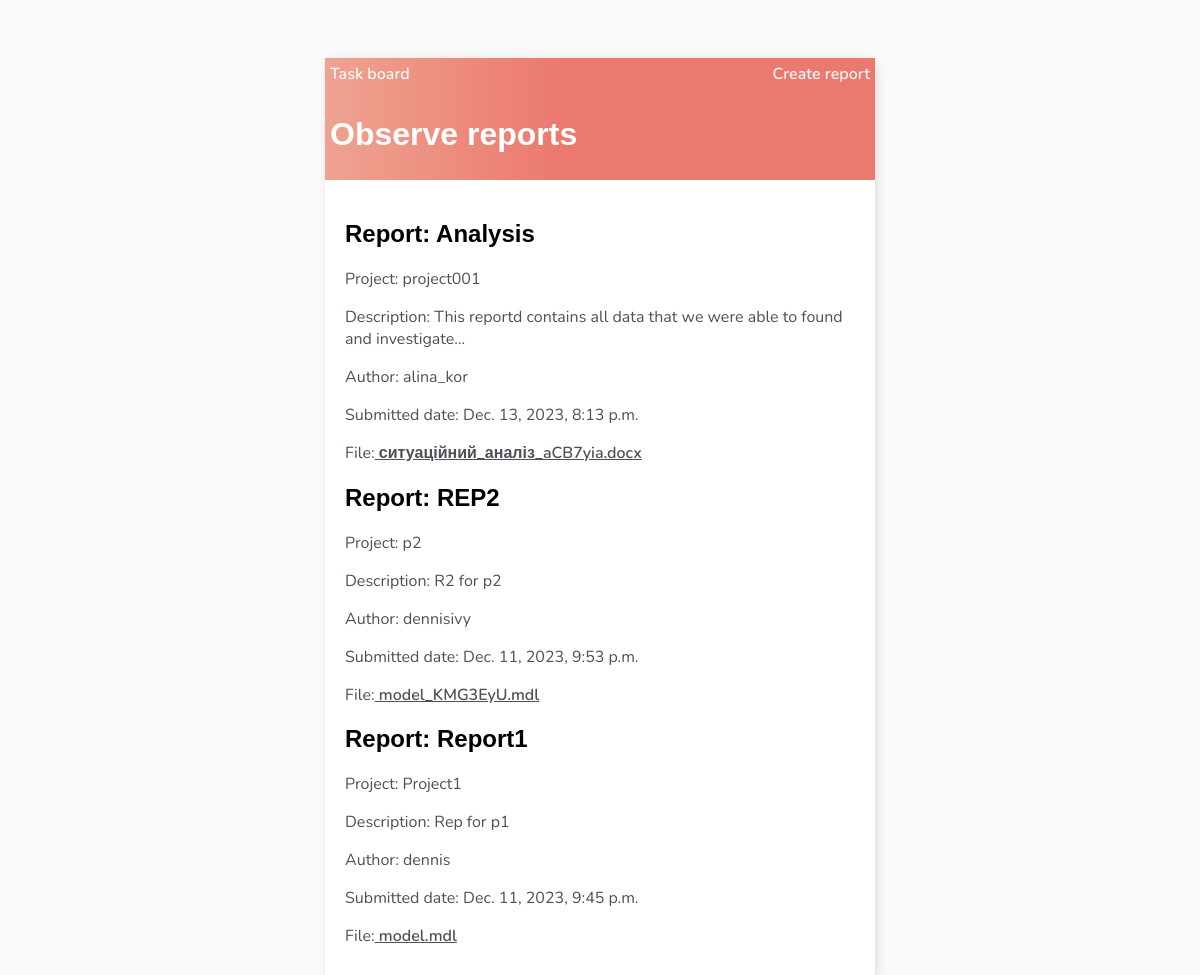
Page /reports on the committed database.
### reports/models.py (models this page shows)
class Report(models.Model):
    name = models.CharField(max_length=255)
    project = models.CharField(max_length=255)
    file = models.FileField(upload_to='reports')
    description = models.TextField(null=True, blank=True)
    created_by = models.ForeignKey(User, on_delete=models.CASCADE)
    created_at = models.DateTimeField(auto_now_add=True)

### reports/views.py (the view)
# urls.py: path('reports', index, name='reports'),
def index(request):
    items = Report.objects.filter().order_by('-created_at')
    return render(request, 'reports.html', {
        'items': items,
    })

### reports/templates/reports.html
{% extends 'base/main.html' %} {% block content %}
    <div class="header-bar">
        <a class="btn " href="{% url 'tasks' %}">Task board</a>
    <a href="{% url 'reports:new' %}">Create report</a>
    </div>
    <div class="header-bar">
        <div>
            <h1 class="mb-6 text-3xl">Observe reports</h1>
        </div>
    </div>
<div class="card-body">
    {% for item in items %}
        <div>
            <div class="p-6 bg-white rounded-b-xl">
                    <h2 class="text-2xl">Report: {{ item.name }}</h2>
                    <p class="text-gray-500">Project: {{ item.project }}</p>
                <p class="text-gray-500">Description: {{ item.description }}</p>
                <p class="text-gray-500">Author: {{ item.created_by }}</p>
                <p class="text-gray-500">Submitted date: {{ item.created_at }}</p>
                <p class="text-gray-500">File:<a href="{{ item.file.url }}" target="_blank"> {{ item.file.name | cut:"reports/" }} </a>
                </p>
                </div>
        </div>
    {% endfor %}
</div>
{% endblock content %}

### base/templates/base/main.html (shortened to what this page needs)
<!DOCTYPE html>
<html lang="en">
<head>
</head>
<body>
    <div class="container">
        {% block content %} {% endblock content %}
    </div>
</body>
</html>

### base/templates/base/main.html (style rules this page uses)
body { background-color: #FAFAFA; font-family: 'Nunito', sans-serif; padding-top: 50px; }
h1, h2, h3, h4, h5, h6 { font-family: 'Raleway', sans-serif; }
a, p { color: #4b5156 }
a { font-weight: 600; }
.container { max-width: 550px; margin: auto; background-color: #fff; -webkit-box-shadow: 2px 2px 13px -4px rgba(0, 0, 0, 0.21); box-shadow: 2px 2px 13px -4px rgba(0, 0, 0, 0.21); }
.header-bar { display: flex; justify-content: space-between; color: #fff; padding: 5px; border-radius: 0px 0px 0 0; background: linear-gradient(90deg, #EEA390 0%, #EB796F 43%, #EB796F 100%); }
.header-bar a { color: rgb(247, 247, 247); text-decoration: none; }
::placeholder { font-weight: 300; opacity: 0.5; }
.card-body { padding: 20px; }

### rows in the picture
Report: name "Analysis", project "project001", description "This reportd contains all data that we were able to found and investigate...", created_by "alina_kor", created_at "Dec. 13, 2023, 8:13 p.m.", file.name "ситуаційний_аналіз_aCB7yia.docx"
Report: name "REP2", project "p2", description "R2 for p2", created_by "dennisivy", created_at "Dec. 11, 2023, 9:53 p.m.", file.name "model_KMG3EyU.mdl"
Report: name "Report1", project "Project1", description "Rep for p1", created_by "dennis", created_at "Dec. 11, 2023, 9:45 p.m.", file.name "model.mdl"
